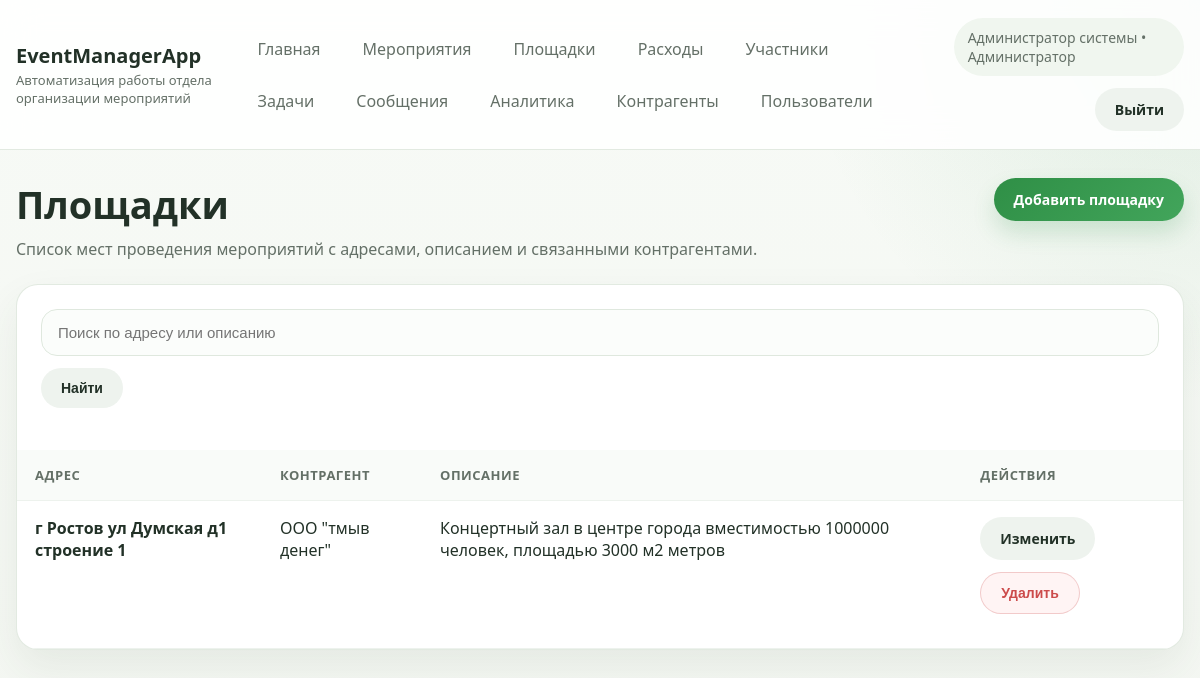
The app's page /places/ (signed in), older data.
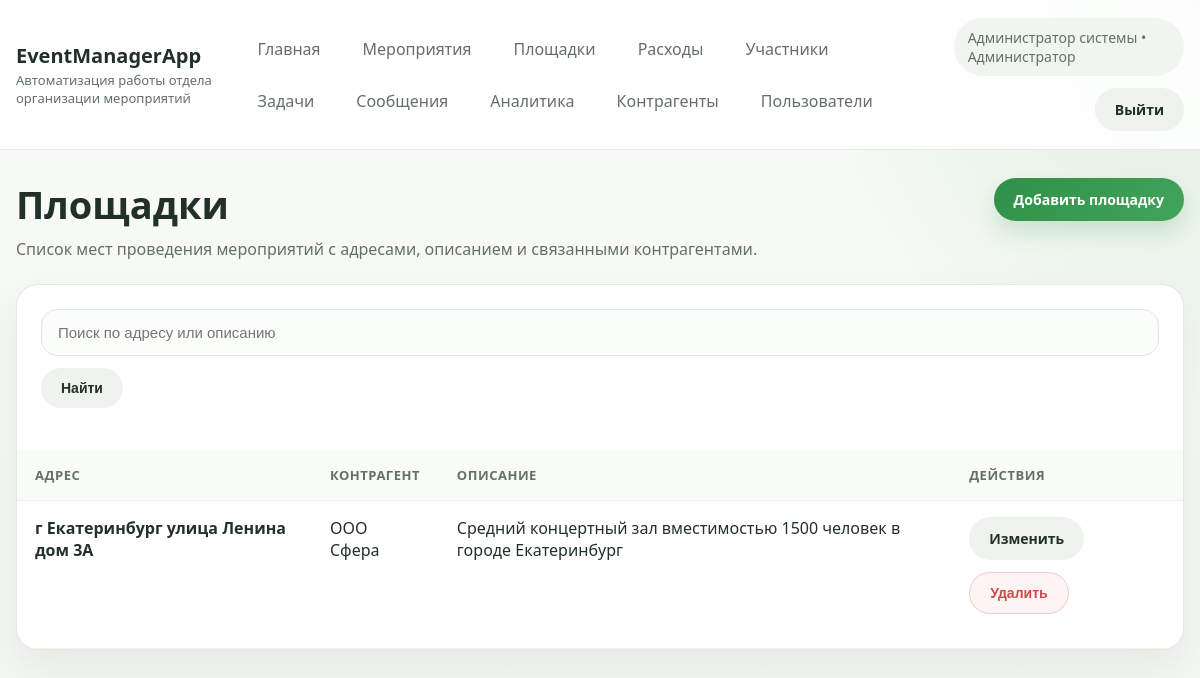
The same page, newer data.
### main/models.py (models this page shows, shortened)
class Place(models.Model):
    p_id = models.AutoField(primary_key=True)
    c = models.ForeignKey(Contractor, models.DO_NOTHING, blank=True, null=True, db_column="c_id")
    address = models.TextField(verbose_name="Адрес")
    description = models.TextField(blank=True, null=True, verbose_name="Описание")
    class Meta:
        managed = False
        db_table = "place"
        ordering = ["address"]

class Contractor(models.Model):
    TYPE_RENT_SPACE = "аренда помещения"
    TYPE_RENT_EQUIPMENT = "аренда оборудования"
    TYPE_SUPPLIES = "расходники"
    TYPE_CHOICES = [
        (TYPE_RENT_SPACE, "Аренда помещения"),
        (TYPE_RENT_EQUIPMENT, "Аренда оборудования"),
        (TYPE_SUPPLIES, "Расходники"),
    ]
    c_id = models.AutoField(primary_key=True)
    name = models.CharField(max_length=255, verbose_name="Название организации")
    fullname = models.CharField(max_length=255, verbose_name="Контактное лицо")
    email = models.EmailField(verbose_name="Электронная почта")
    phone = models.CharField(max_length=20, verbose_name="Телефон")
    type = models.CharField(max_length=50, choices=TYPE_CHOICES, verbose_name="Тип контрагента")
    description = models.TextField(blank=True, verbose_name="Описание услуг")
    class Meta:
        managed = False
        db_table = "contractor"
        ordering = ["name"]

### main/views.py (the view)
# urls.py: path("places/", views.places, name="places"),
@login_required
def places(request):
    query = request.GET.get("search", "").strip()
    object_list = Place.objects.select_related("c")
    if query:
        object_list = object_list.filter(Q(address__icontains=query) | Q(description__icontains=query))
    return render(request, "main/places.html", {"places": object_list, "query": query})

### main/models.py (called while the page is built)
    @property
    def role_label(self):
        if self.is_superuser and not self.position:
            return "Администратор"
        return dict(self.ROLE_CHOICES).get(self.position, self.position)

    @property
    def is_admin(self):
        return self.position == self.ROLE_ADMIN or self.is_superuser

    @property
    def can_manage_users(self):
        return self.is_admin

### main/templates/main/places.html (shortened to what this page needs)
{% extends 'main/website_headers.html' %}
{% block content %}
    <section class="page-head">
        <div>
            <h1 class="page-title">Площадки</h1>
            <p class="page-subtitle">Список мест проведения мероприятий с адресами, описанием и связанными контрагентами.</p>
        </div>
        <a href="{% url 'add_place' %}" class="btn btn-primary">Добавить площадку</a>
    </section>
    <section class="table-card">
        <div class="panel">
            <div class="filters">
                <form method="get">
                    <input class="form-control" type="text" name="search" placeholder="Поиск по адресу или описанию" value="{{ query }}">
                    <button type="submit" class="btn btn-secondary">Найти</button>
                </form>
            </div>
        </div>
        <div class="table-scroll">
            <table>
                <thead>
                    <tr>
                        <th>Адрес</th>
                        <th>Контрагент</th>
                        <th>Описание</th>
                        <th>Действия</th>
                    </tr>
                </thead>
                <tbody>
                    {% for place in places %}
                        <tr>
                            <td><strong>{{ place.address }}</strong></td>
                            <td>{{ place.c.name|default:"Не указан" }}</td>
                            <td>{{ place.description|default:"—" }}</td>
                            <td>
                                <div class="toolbar">
                                    <a href="{% url 'edit_place' place.pk %}" class="btn btn-secondary">Изменить</a>
                                    <form action="{% url 'delete_place' place.pk %}" method="post" onsubmit="return confirm('Удалить площадку?');">
                                        <button type="submit" class="btn btn-danger">Удалить</button>
                                    </form>
                                </div>
                            </td>
                        </tr>
                    {% empty %}
                        <tr>
                            <td colspan="4" class="empty-state">Площадки пока не добавлены.</td>
                        </tr>
                    {% endfor %}
                </tbody>
            </table>
        </div>
    </section>
{% endblock %}

Row changes from the older to the newer data that the page shows:
removed Place: address "г Ростов ул Думская д1 строение 1", c.name "ООО \"тмыв денег\"", description "Концертный зал в центре города вместимостью 1000000 человек, площадью 3000 м2 метров"
added Place: address "г Екатеринбург улица Ленина дом 3А", c.name "ООО Сфера", description "Средний концертный зал вместимостью 1500 человек в городе Екатеринбург"
